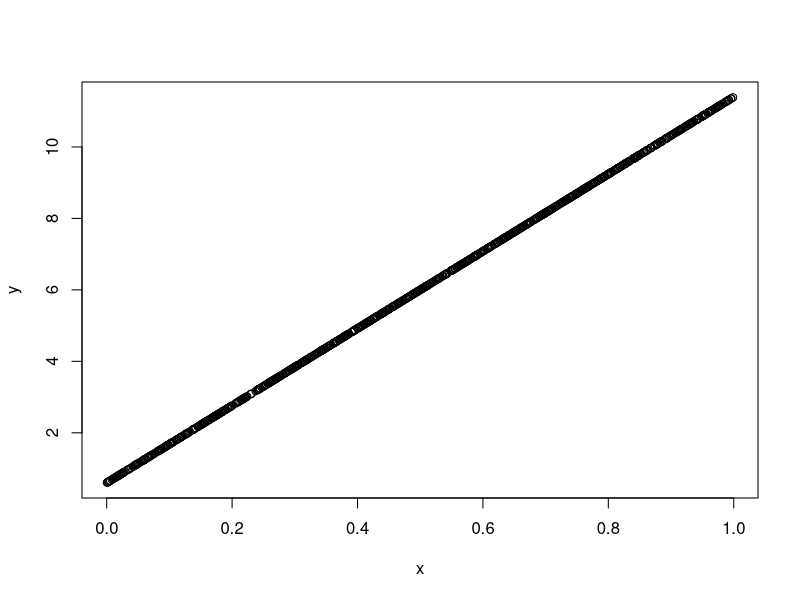
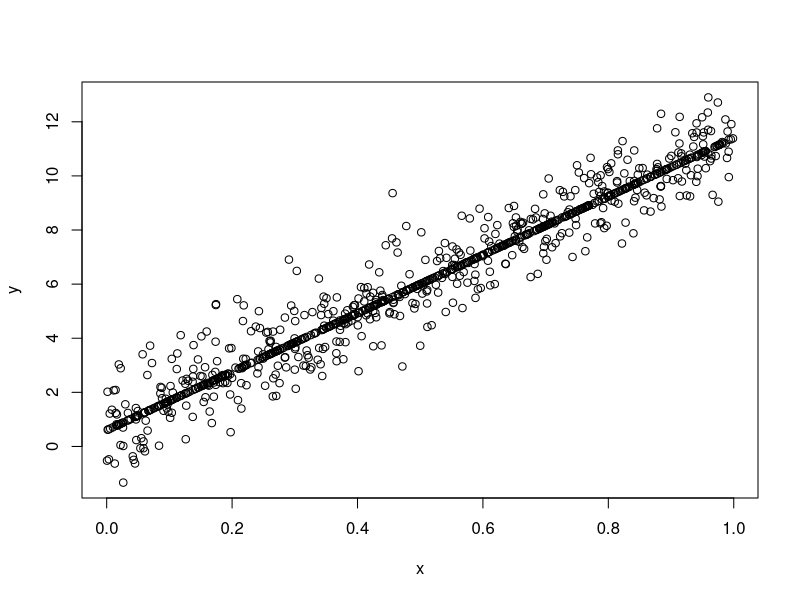

Recreate these plots in R, in order.
#####generate linear model#####
set.seed(12)
x=runif(1000)
y = 10.8*x+0.6
plot(x,y)
#add some noise
idx=sample(1000,500)
y[idx]=y[idx]+rnorm(length(idx))
plot(x,y)
#####generate DNA sequence#####
DNA_1=paste0(sample(c("A","C","G","T"),1000,rep=TRUE),collapse = "")
DNA_1
DNA_2=paste0(sample(c("A","C","G","T"),1000,rep=TRUE,prob = c(0.25,0.25,0.3,0.2)),collapse = "")
DNA_2
